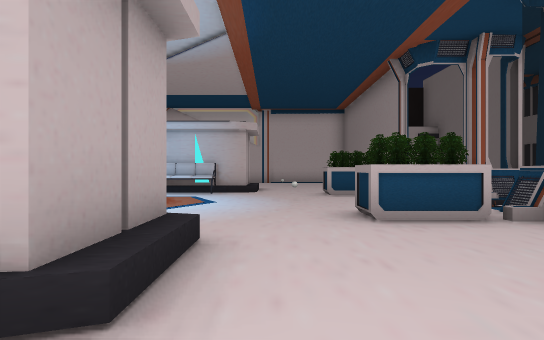
[1] (above)

14 first-person views from a walk through a 3-D level made in the Unity game engine. The camera is 1.2 m above the floor, looks level and sees 75° across. Doors are open. The floor is counted in squares, 2 m on a side. Each view is taken from the middle of a square. On the plan, view 1 faces up. The plan holds only what a view shows up to about 10 squares ahead; the rest is blank. The place goes on beyond the plan. The player character is not drawn. Some animated figures are left out. Some surface patterns are stand-ins.

[2]
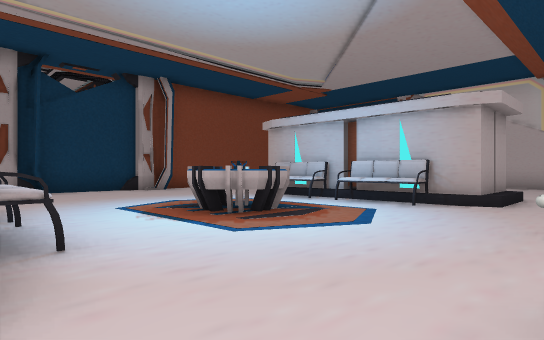

[3]
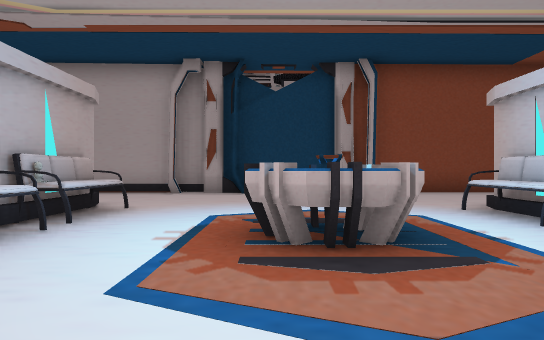

[4]
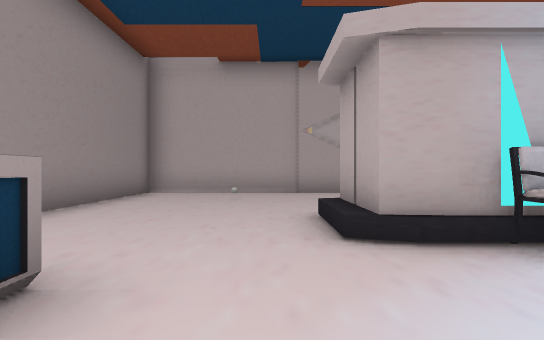

[5]
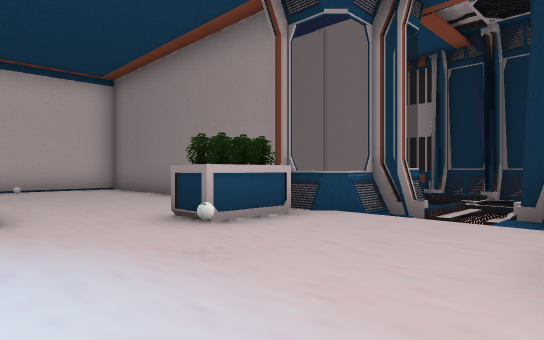

[6]
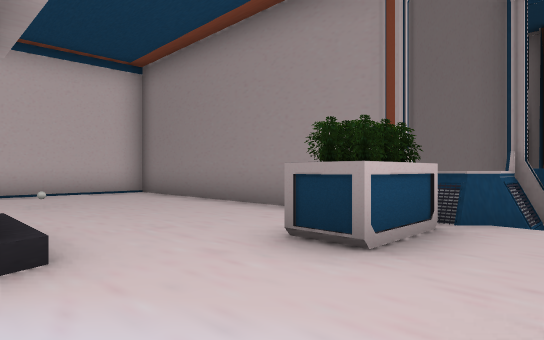

[7]
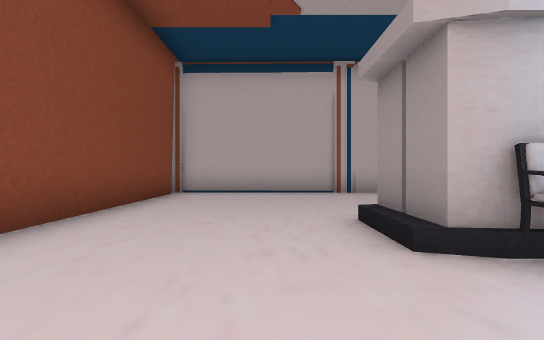

[8]
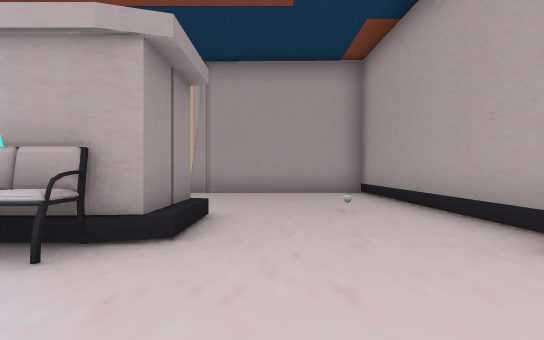

[9]
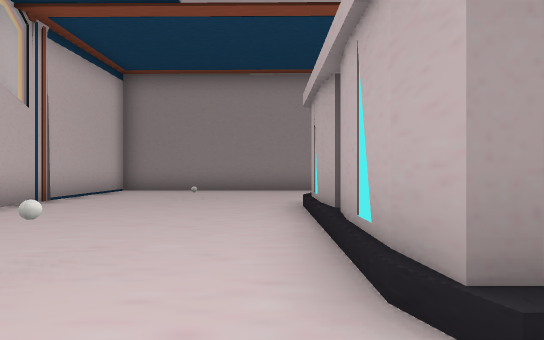

[10]
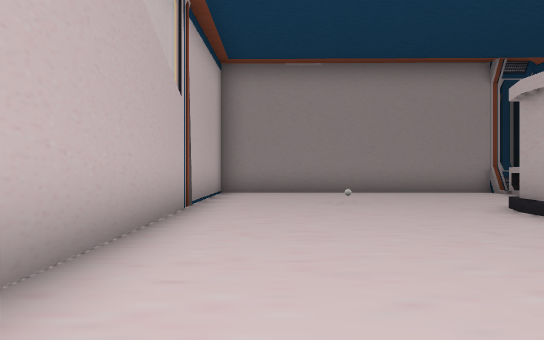

[11]
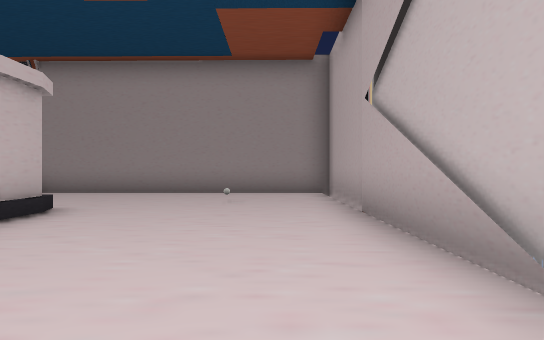

[12]
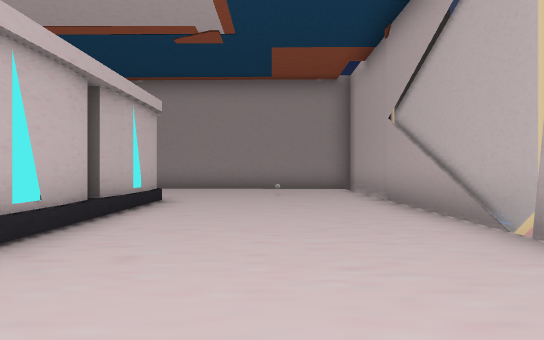

[13]
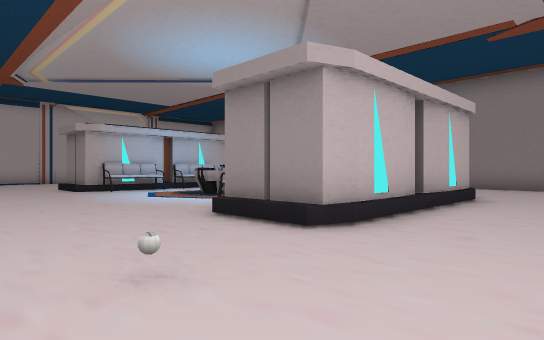

[14]
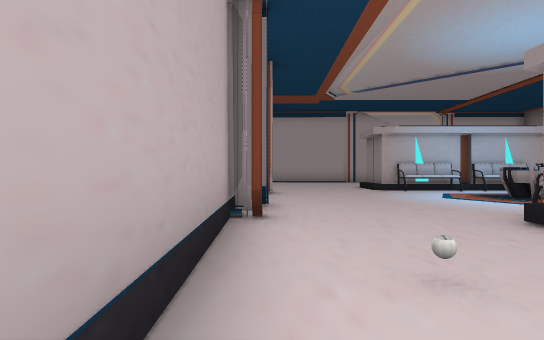

### Floor plan
Points are (right, up) in squares from view 1. A wall is a line through its corners. A room is listed if a view was taken in it or the views show most of it. See-through windows are left out.
Room 1 (views 1, 2, 3, 4, 5, 6, 7, 8, 9, 10, 11, 12, 13, 14)
walls: (-2.2, 3.1) (-1.5, 3.1); (-1.6, 3.1) (-0.9, 3) (-0.9, 1.3) (-1.6, 1.2); (-2.4, 9.5) (-3.1, 9.6); (-3.9, 9.5) (-5.1, 9.5) (-5.7, 9.6) (-5.7, 11.4) (-0.7, 11.4); (-3.4, 9.6) (-4, 9.5); (-1.2, 9.5) (-2.5, 9.5); (-6.2, 3) (-5.3, 3.1); (-3.5, 1.3) (-4.2, 1.2); (-4.1, 1.2) (-5.4, 1.2); (-1.5, 1.2) (-2.6, 1.2) (-3.3, 1.3); (-5.2, 1.2) (-6.2, 1.3); (-3, 11.3) (-2.4, 11.4); (-4, 11.4) (-3.4, 11.3); (-5.9, 1.3) (-5.9, 3); (-1.4, 11.4) (-0.7, 11.3) (-0.7, 9.6) (-1.3, 9.5); (-5.7, 11.3) (-5.1, 11.4); (-9.1, 5) (-9.6, 5); (-9.3, 5) (-9.3, 4.1); (-9.5, 6.6) (-9.5, 5); (3.5, 4.6) (3.5, 5.2); (-9.6, 7.4) (-9.6, 4.6); (-9.6, 4.3) (-9.4, -3.5) (3.3, -3.5) (3.3, 4.1); (3.8, 7.8) (3.3, 8.3) (3.3, 16.4) (-9.7, 16.4); (4.4, 7.2) (4.4, 8.1); (4.6, 7.5) (4.6, 8) (3.6, 8); (5.3, 7.6) (3.6, 7.6); (-9.5, 16) (-9.5, 7.8)
low walls: (-6.2, 1.3) (-6.2, 3) (-5.7, 3.2); (-1, 11.5) (-0.4, 11.3); (3.3, 4.6) (3.3, 5.2)
objects: sofa (-5, 3); sofa (-5, 9) to (-4, 9); ball (-5, 14); other object (-4, 3); other object (-4, 6) to (-3, 7); sofa (-3, 3); sofa (-3, 9) to (-2, 9); ball (0, 7); other object (1, 4) to (2, 5); other object (2, 9)

Positions as (right, up) in squares from view 1, and headings:
1: (0, 0), facing up
2: (1, 3), facing up-left
3: (0, 6), facing left
4: (0, 6), facing down
5: (-1, 5), facing up-right
6: (-1, 7), facing up-right
7: (-7, 7), facing up
8: (-7, 6), facing down
9: (-7, 12), facing right
10: (-6, 15), facing right
11: (-6, -2), facing right
12: (-8, -1), facing right
13: (-9, -1), facing up-right
14: (-9, -1), facing up
